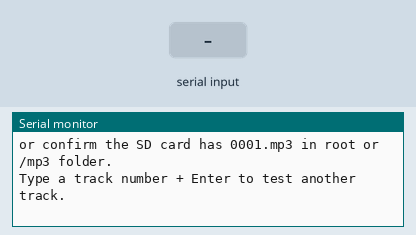
Bench run of a sketch on a simulated ESP32. On the bench: the last lines printed to the serial monitor. Inputs (shaded band) come from the test bench. The audio player accepts every command and is not drawn.

Above: at 2.7 s.
2.8 s: "90,45\n" received over Serial
At 3.2 s:
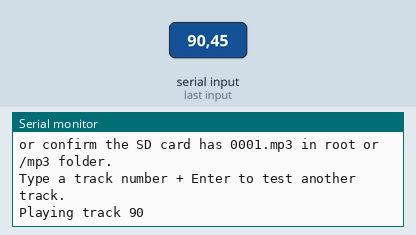
4.3 s: "30,150\n" received over Serial
At 5.5 s:
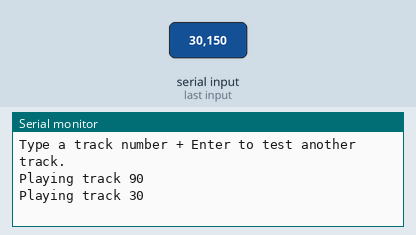

The sketch:

TEST_2_DFPlayer.ino
```cpp
// =================================================================
//  TEST 2 - DFPLAYER + SPEAKER ONLY
//
//  WIRING: DFPlayer RX = GPIO13, DFPlayer TX = GPIO14
// =================================================================

#include <HardwareSerial.h>
#include <DFRobotDFPlayerMini.h>

#define DFPLAYER_RX_PIN 13
#define DFPLAYER_TX_PIN 14

HardwareSerial dfPlayerSerial(1);
DFRobotDFPlayerMini dfPlayer;
bool dfPlayerIsReady = false;

void setup() {
  Serial.begin(115200);
  delay(1000);

  Serial.println("=== TEST 2: DFPLAYER + SPEAKER ONLY ===");
  Serial.println("RX = GPIO13, TX = GPIO14");
  Serial.println("");

  dfPlayerSerial.begin(9600, SERIAL_8N1, DFPLAYER_RX_PIN, DFPLAYER_TX_PIN);

  if (!dfPlayer.begin(dfPlayerSerial)) {
    Serial.println("RESULT: FAILED - DFPlayer not detected.");
    Serial.println("-> Check RX/TX wiring direction, and DFPlayer 5V/GND power.");
    return;
  }

  dfPlayerIsReady = true;
  dfPlayer.volume(20);
  Serial.println("RESULT: OK - DFPlayer detected. Playing track 1...");
  dfPlayer.play(1);

  Serial.println("");
  Serial.println("If you heard nothing despite 'OK' above: check speaker soldering,");
  Serial.println("or confirm the SD card has 0001.mp3 in root or /mp3 folder.");
  Serial.println("");
  Serial.println("Type a track number + Enter to test another track.");
}

void loop() {
  if (Serial.available() > 0) {
    String input = Serial.readStringUntil('\n');
    input.trim();

    if (input.length() > 0 && dfPlayerIsReady) {
      int trackNumber = input.toInt();
      if (trackNumber > 0) {
        Serial.print("Playing track ");
        Serial.println(trackNumber);
        dfPlayer.play(trackNumber);
      }
    }
  }
  delay(20);
}
```

Measured:
- after the input at 2.8 s, the serial monitor: prints a new line at once (image 1)
- after the input at 4.3 s, the serial monitor: prints a new line at once (image 2)
